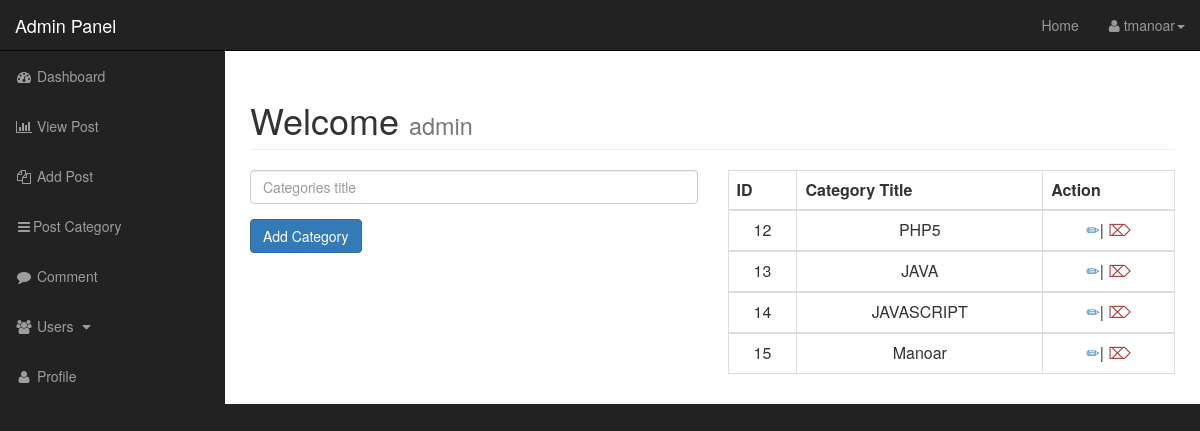
Screenshot of /admin/categories.php (signed in) with the database file from the repository.
### tables this page shows
CREATE TABLE `categories` (
  `id` int(11) NOT NULL,
  `ctg_title` varchar(255) NOT NULL
);

### admin/categories.php (the view, shortened to what this page needs)
<?php include_once "include/header.php" ?>
<?php include_once "include/nav.php" ?>
        <div id="page-wrapper">
            <div class="container-fluid">
                <div class="row">
                    <div class="col-lg-12">
                        <h1 class="page-header">
                            Welcome
                            <small>admin</small>
                        </h1>
                    </div>
                </div>
                <div class="row">
                    <div class="col-lg-6 justify-content-center">
                        <form action="" method="post" accept-charset="utf-8">
                            <div class="form-group">
                                <input type="text" name="ctg_title" class="form-control" placeholder="Categories title " autocomplete="off">
                            </div>
                            <div class="form-group">
                                <input type="submit" name="save" class=" btn btn-primary" value="Add Category">
                            </div>
                        </form>
                    </div>
                    <div class="col-lg-6">
                        <table class="table table-hover table-dark table-bordered text-center">
                            <thead>
                                <tr>
                                    <th>ID</th>
                                    <th>Category Title</th>
                                    <th>Action</th>
                                </tr>
                            </thead>
                        <?php
                            $sql = "SELECT * FROM categories";
                            $result = mysqli_query($dbconn,$sql);
                            while ($row = mysqli_fetch_assoc($result)):
                         ?>
                            <tbody>
                                <tr>
                                    <td><?php echo $row['id']; ?></td>
                                    <td><?php echo $row['ctg_title']; ?></td>
                                    <td><a href="?edit=<?php echo $row['id']?>" class="text-primary"> &#9999;</a>| <a href="?delete=<?php echo $row['id'] ?>" class="text-danger bg-dark">&#8998;</a></td>
                                </tr>
                            </tbody>
                        <?php endwhile ?>
                        </table>
                    </div>
                </div>
            </div>
<?php include_once "include/footer.php" ?>

### admin/css/sb-admin.css (style rules this page uses)
body { margin-top: 100px; background-color: #222; }
@media (min-width:768px) { body { margin-top: 50px; } }
#page-wrapper { width: 100%; padding: 0; background-color: #fff; }
@media (min-width:768px) { #page-wrapper { padding: 10px; } }

### rows the page displays
categories: id "12", ctg_title "PHP5"
categories: id "13", ctg_title "JAVA"
categories: id "14", ctg_title "JAVASCRIPT"
categories: id "15", ctg_title "Manoar"

### other values shown
$_SESSION['username'] "tmanoar"
